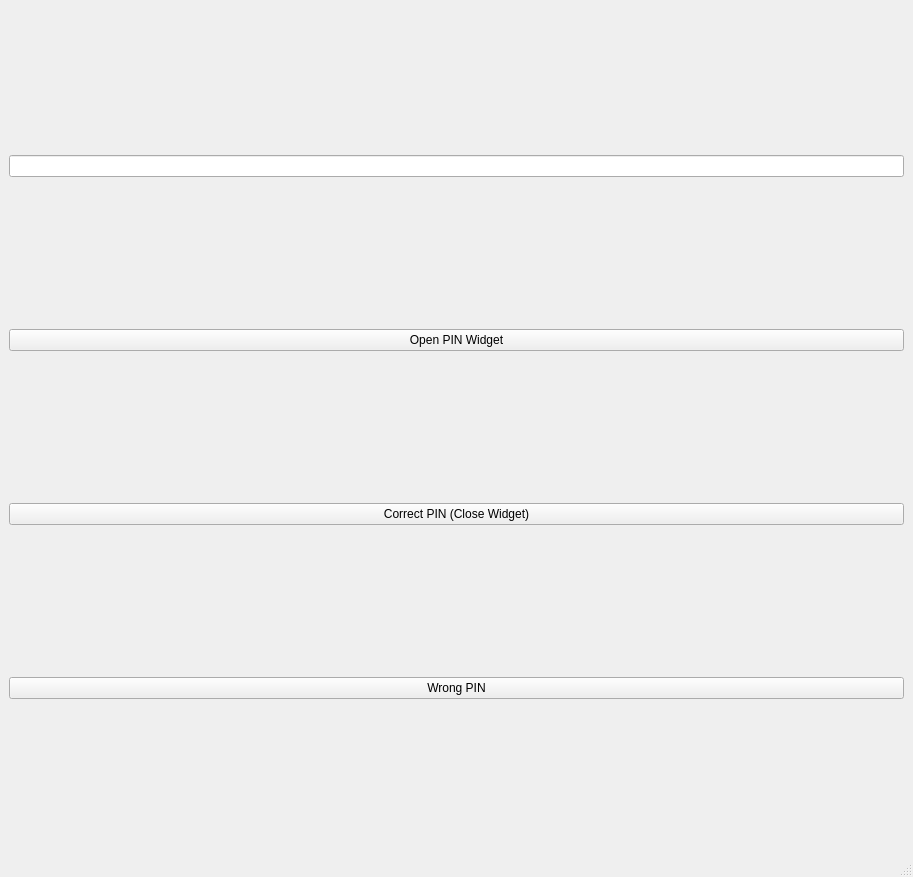
<?xml version="1.0" encoding="UTF-8"?>
<ui version="4.0">
 <class>MainWindow</class>
 <widget class="QMainWindow" name="MainWindow">
  <property name="geometry">
   <rect>
    <x>0</x>
    <y>0</y>
    <width>913</width>
    <height>877</height>
   </rect>
  </property>
  <property name="windowTitle">
   <string>MainWindow</string>
  </property>
  <widget class="QWidget" name="centralwidget">
   <layout class="QHBoxLayout" name="horizontalLayout">
    <item>
     <layout class="QVBoxLayout" name="BaseVerticalLayout">
      <item>
       <layout class="QVBoxLayout" name="buttonLayout" stretch="0,0,0,0,0">
        <item>
         <layout class="QHBoxLayout" name="widgetLayout"/>
        </item>
        <item>
         <widget class="QLineEdit" name="MainWindowLineEdit"/>
        </item>
        <item>
         <widget class="QPushButton" name="btnOpenPinWidget">
          <property name="text">
           <string>Open PIN Widget</string>
          </property>
         </widget>
        </item>
        <item>
         <widget class="QPushButton" name="btnCorrectPIN">
          <property name="text">
           <string>Correct PIN (Close Widget)</string>
          </property>
         </widget>
        </item>
        <item>
         <widget class="QPushButton" name="btnWrongPIN">
          <property name="text">
           <string>Wrong PIN</string>
          </property>
         </widget>
        </item>
       </layout>
      </item>
     </layout>
    </item>
   </layout>
  </widget>
  <widget class="QMenuBar" name="menubar">
   <property name="geometry">
    <rect>
     <x>0</x>
     <y>0</y>
     <width>913</width>
     <height>21</height>
    </rect>
   </property>
  </widget>
  <widget class="QStatusBar" name="statusbar"/>
 </widget>
 <resources/>
 <connections/>
</ui>
